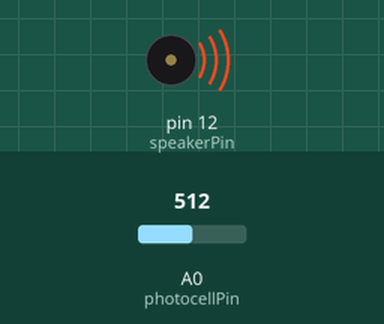
The sketch below on a simulated Arduino Uno, built with avr-gcc and run on an emulated ATmega328P. Parts: buzzer (waves = sounding). Inputs (shaded band) come from the test bench; at power-on: A0 (photocellPin) = 512. What the sketch prints to the serial monitor is not drawn.

Above: at 0.1 s.
Timing chart, 0 to 1.6 s (numbered marks = the images above):
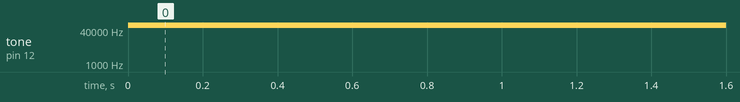

The sketch:

theremin.ino
```cpp
int speakerPin = 12;
int photocellPin = 0;

void setup()
{
  Serial.begin(9600);
}

void loop()
{
  int reading = analogRead(photocellPin);
  int pitch = 3.5 * reading - 2000;
  tone(speakerPin, pitch);
  Serial.println(reading);
  Serial.flush();
}
```

Measured:
- by itself, tone on pin 12 (speakerPin): silent → 65328 Hz at 0.00 s
